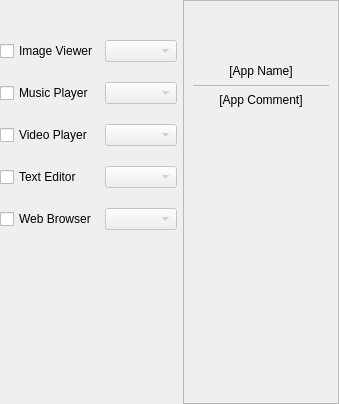
           <widget class="QWidget" name="page_apps">
            <layout class="QGridLayout" name="gridLayout_7">
             <property name="leftMargin">
              <number>0</number>
             </property>
             <property name="topMargin">
              <number>0</number>
             </property>
             <property name="rightMargin">
              <number>0</number>
             </property>
             <property name="bottomMargin">
              <number>0</number>
             </property>
             <property name="verticalSpacing">
              <number>20</number>
             </property>
             <item row="1" column="0">
              <widget class="QCheckBox" name="ch_app_image">
               <property name="text">
                <string>Image Viewer</string>
               </property>
              </widget>
             </item>
             <item row="3" column="1">
              <widget class="QComboBox" name="cb_app_video">
               <property name="enabled">
                <bool>false</bool>
               </property>
               <property name="sizePolicy">
                <sizepolicy hsizetype="Expanding" vsizetype="Fixed">
                 <horstretch>0</horstretch>
                 <verstretch>0</verstretch>
                </sizepolicy>
               </property>
              </widget>
             </item>
             <item row="4" column="0">
              <widget class="QCheckBox" name="ch_app_text">
               <property name="text">
                <string>Text Editor</string>
               </property>
              </widget>
             </item>
             <item row="4" column="1">
              <widget class="QComboBox" name="cb_app_text">
               <property name="enabled">
                <bool>false</bool>
               </property>
               <property name="sizePolicy">
                <sizepolicy hsizetype="Expanding" vsizetype="Fixed">
                 <horstretch>0</horstretch>
                 <verstretch>0</verstretch>
                </sizepolicy>
               </property>
              </widget>
             </item>
             <item row="3" column="0">
              <widget class="QCheckBox" name="ch_app_video">
               <property name="text">
                <string>Video Player</string>
               </property>
              </widget>
             </item>
             <item row="5" column="1">
              <widget class="QComboBox" name="cb_app_browser">
               <property name="enabled">
                <bool>false</bool>
               </property>
               <property name="sizePolicy">
                <sizepolicy hsizetype="Expanding" vsizetype="Fixed">
                 <horstretch>0</horstretch>
                 <verstretch>0</verstretch>
                </sizepolicy>
               </property>
              </widget>
             </item>
             <item row="2" column="0">
              <widget class="QCheckBox" name="ch_app_music">
               <property name="text">
                <string>Music Player</string>
               </property>
              </widget>
             </item>
             <item row="2" column="1">
              <widget class="QComboBox" name="cb_app_music">
               <property name="enabled">
                <bool>false</bool>
               </property>
               <property name="sizePolicy">
                <sizepolicy hsizetype="Expanding" vsizetype="Fixed">
                 <horstretch>0</horstretch>
                 <verstretch>0</verstretch>
                </sizepolicy>
               </property>
              </widget>
             </item>
             <item row="5" column="0">
              <widget class="QCheckBox" name="ch_app_browser">
               <property name="text">
                <string>Web Browser</string>
               </property>
              </widget>
             </item>
             <item row="6" column="1">
              <spacer name="verticalSpacer_8">
               <property name="orientation">
                <enum>Qt::Vertical</enum>
               </property>
               <property name="sizeHint" stdset="0">
                <size>
                 <width>20</width>
                 <height>114</height>
                </size>
               </property>
              </spacer>
             </item>
             <item row="1" column="1">
              <widget class="QComboBox" name="cb_app_image">
               <property name="enabled">
                <bool>false</bool>
               </property>
               <property name="sizePolicy">
                <sizepolicy hsizetype="Expanding" vsizetype="Fixed">
                 <horstretch>0</horstretch>
                 <verstretch>0</verstretch>
                </sizepolicy>
               </property>
              </widget>
             </item>
             <item row="0" column="1">
              <spacer name="verticalSpacer_9">
               <property name="orientation">
                <enum>Qt::Vertical</enum>
               </property>
               <property name="sizeType">
                <enum>QSizePolicy::Fixed</enum>
               </property>
               <property name="sizeHint" stdset="0">
                <size>
                 <width>20</width>
                 <height>20</height>
                </size>
               </property>
              </spacer>
             </item>
             <item row="0" column="2" rowspan="7">
              <widget class="QFrame" name="frame_app">
               <property name="minimumSize">
                <size>
                 <width>156</width>
                 <height>0</height>
                </size>
               </property>
               <property name="maximumSize">
                <size>
                 <width>156</width>
                 <height>16777215</height>
                </size>
               </property>
               <property name="frameShape">
                <enum>QFrame::StyledPanel</enum>
               </property>
               <property name="frameShadow">
                <enum>QFrame::Raised</enum>
               </property>
               <layout class="QVBoxLayout" name="verticalLayout_16">
                <item>
                 <widget class="QLabel" name="ico_app">
                  <property name="minimumSize">
                   <size>
                    <width>48</width>
                    <height>48</height>
                   </size>
                  </property>
                  <property name="text">
                   <string/>
                  </property>
                  <property name="pixmap">
                   <pixmap resource="../resources.qrc">:/48x48/exec.png</pixmap>
                  </property>
                  <property name="alignment">
                   <set>Qt::AlignHCenter|Qt::AlignTop</set>
                  </property>
                 </widget>
                </item>
                <item>
                 <widget class="QLabel" name="label_app_name">
                  <property name="text">
                   <string>[App Name]</string>
                  </property>
                  <property name="alignment">
                   <set>Qt::AlignBottom|Qt::AlignHCenter</set>
                  </property>
                 </widget>
                </item>
                <item>
                 <widget class="Line" name="line_3">
                  <property name="lineWidth">
                   <number>0</number>
                  </property>
                  <property name="midLineWidth">
                   <number>1</number>
                  </property>
                  <property name="orientation">
                   <enum>Qt::Horizontal</enum>
                  </property>
                 </widget>
                </item>
                <item>
                 <widget class="QLabel" name="label_app_comment">
                  <property name="text">
                   <string>[App Comment]</string>
                  </property>
                  <property name="alignment">
                   <set>Qt::AlignHCenter|Qt::AlignTop</set>
                  </property>
                  <property name="wordWrap">
                   <bool>true</bool>
                  </property>
                 </widget>
                </item>
                <item>
                 <spacer name="verticalSpacer_10">
                  <property name="orientation">
                   <enum>Qt::Vertical</enum>
                  </property>
                  <property name="sizeHint" stdset="0">
                   <size>
                    <width>20</width>
                    <height>287</height>
                   </size>
                  </property>
                 </spacer>
                </item>
               </layout>
              </widget>
             </item>
            </layout>
           </widget>
